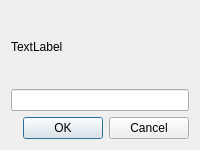
<?xml version="1.0" encoding="UTF-8"?>
<ui version="4.0">
 <class>InputDialog</class>
 <widget class="QDialog" name="InputDialog">
  <property name="geometry">
   <rect>
    <x>0</x>
    <y>0</y>
    <width>200</width>
    <height>150</height>
   </rect>
  </property>
  <property name="sizePolicy">
   <sizepolicy hsizetype="Fixed" vsizetype="Fixed">
    <horstretch>0</horstretch>
    <verstretch>0</verstretch>
   </sizepolicy>
  </property>
  <property name="windowTitle">
   <string>Dialog</string>
  </property>
  <layout class="QVBoxLayout" name="verticalLayout">
   <item>
    <widget class="QLabel" name="messageLabel">
     <property name="text">
      <string>TextLabel</string>
     </property>
    </widget>
   </item>
   <item>
    <widget class="QLineEdit" name="fieldInput"/>
   </item>
   <item>
    <widget class="QDialogButtonBox" name="inputButtons">
     <property name="orientation">
      <enum>Qt::Horizontal</enum>
     </property>
     <property name="standardButtons">
      <set>QDialogButtonBox::Cancel|QDialogButtonBox::Ok</set>
     </property>
    </widget>
   </item>
  </layout>
 </widget>
 <resources/>
 <connections>
  <connection>
   <sender>inputButtons</sender>
   <signal>accepted()</signal>
   <receiver>InputDialog</receiver>
   <slot>accept()</slot>
   <hints>
    <hint type="sourcelabel">
     <x>248</x>
     <y>254</y>
    </hint>
    <hint type="destinationlabel">
     <x>157</x>
     <y>274</y>
    </hint>
   </hints>
  </connection>
  <connection>
   <sender>inputButtons</sender>
   <signal>rejected()</signal>
   <receiver>InputDialog</receiver>
   <slot>reject()</slot>
   <hints>
    <hint type="sourcelabel">
     <x>316</x>
     <y>260</y>
    </hint>
    <hint type="destinationlabel">
     <x>286</x>
     <y>274</y>
    </hint>
   </hints>
  </connection>
 </connections>
</ui>
